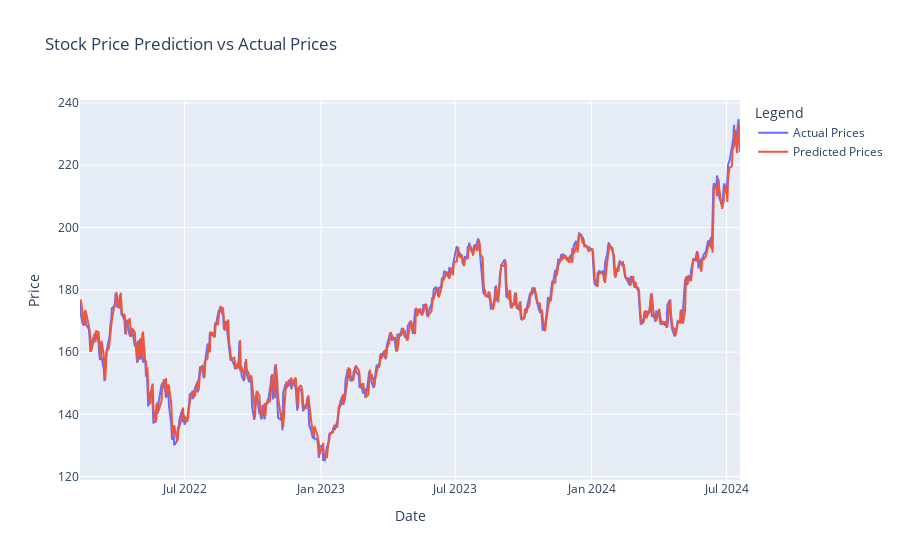

Notebook cell for this chart:
### Code cell
import numpy as np
import pandas as pd
import yfinance as yf
from sklearn.preprocessing import MinMaxScaler
from tensorflow.keras.models import Sequential
from tensorflow.keras.layers import Dense, LSTM, Input
from tensorflow.keras.callbacks import EarlyStopping
from sklearn.metrics import mean_squared_error
import plotly.graph_objs as go

# Step 1: Load Historical Data
def load_data(ticker, start, end):
    data = yf.download(ticker, start=start, end=end)
    return data[['Close']]

# Step 2: Prepare the Data
def prepare_data(data, look_back=60):
    scaler = MinMaxScaler(feature_range=(0, 1))
    scaled_data = scaler.fit_transform(data)

    X, y = [], []
    for i in range(len(scaled_data) - look_back - 1):
        X.append(scaled_data[i:(i + look_back), 0])
        y.append(scaled_data[i + look_back, 0])
    
    return np.array(X), np.array(y), scaler

# Step 3: Build the Model
def build_model(input_shape):
    model = Sequential()
    model.add(Input(shape=input_shape))  # Specify the input shape using Input layer
    model.add(LSTM(units=50, return_sequences=True))
    model.add(LSTM(units=50))  # Another LSTM layer
    model.add(Dense(1))
    model.compile(optimizer='adam', loss='mean_squared_error')
    return model

# Step 4: Train the Model with Early Stopping
def train_model(model, X_train, y_train, X_val, y_val, epochs=200, batch_size=64):
    early_stopping = EarlyStopping(monitor='val_loss', patience=10, restore_best_weights=True)
    
    history = model.fit(X_train, y_train, 
                        epochs=epochs, 
                        batch_size=batch_size, 
                        validation_data=(X_val, y_val), 
                        callbacks=[early_stopping], 
                        verbose=1)
    return history

# Step 5: Make Predictions
def make_predictions(model, X_test, scaler):
    predictions = model.predict(X_test)
    return scaler.inverse_transform(predictions)

# Step 6: Plotting
def plot_predictions(dates, y_test, predictions):
    fig = go.Figure()

    # Plot actual values
    fig.add_trace(go.Scatter(x=dates, y=y_test, mode='lines', name='Actual Prices'))

    # Plot predicted values
    fig.add_trace(go.Scatter(x=dates, y=predictions, mode='lines', name='Predicted Prices'))

    # Update layout
    fig.update_layout(title='Stock Price Prediction vs Actual Prices',
                      xaxis_title='Date',
                      yaxis_title='Price',
                      legend_title='Legend')

    fig.show()

# Main Execution
if __name__ == "__main__":
    # Load and prepare data with an extended date range
    data = load_data('AAPL', '2000-01-01', '2024-07-20')  # Extended date range
    look_back = 60
    X, y, scaler = prepare_data(data, look_back=look_back)

    # Split data into training and validation sets chronologically
    split_index = int(len(X) * 0.9)  # 70% for training, 30% for validation
    X_train, X_val = X[:split_index], X[split_index:]
    y_train, y_val = y[:split_index], y[split_index:]

    # Reshape data for LSTM
    X_train = np.reshape(X_train, (X_train.shape[0], X_train.shape[1], 1))
    X_val = np.reshape(X_val, (X_val.shape[0], X_val.shape[1], 1))

    # Build and train the model with early stopping
    model = build_model((X_train.shape[1], 1))
    history = train_model(model, X_train, y_train, X_val, y_val, epochs=100, batch_size=32)  # Include validation data

    # Make predictions on the validation set
    predictions = make_predictions(model, X_val, scaler)

    # Calculate and print metrics
    mse = mean_squared_error(scaler.inverse_transform(y_val.reshape(-1, 1)), predictions)
    print(f'Mean Squared Error: {mse}')

    # Create a DataFrame for plotting
    dates = data.index[-len(X_val):]  # Use dates corresponding to validation set
    y_val = scaler.inverse_transform(y_val.reshape(-1, 1)).flatten()
    predictions = predictions.flatten()

    # Plot predictions
    plot_predictions(dates, y_val, predictions)

### Figure 1 — Plotly figure (JSON) as saved in the notebook; plotly's stock layout.template omitted (floating-point values rounded to 4 significant figures; data arrays with more than 128 entries replaced by an {"elided": "..."} marker saying what was removed)
{"data": [{"mode": "lines", "name": "Actual Prices", "type": "scatter", "x": {"elided": "612 str values"}, "y": {"elided": "612 float values"}}, {"mode": "lines", "name": "Predicted Prices", "type": "scatter", "x": {"elided": "612 str values"}, "y": {"elided": "612 float values"}}], "layout": {"legend": {"title": {"text": "Legend"}}, "title": {"text": "Stock Price Prediction vs Actual Prices"}, "xaxis": {"title": {"text": "Date"}}, "yaxis": {"title": {"text": "Price"}}}}
